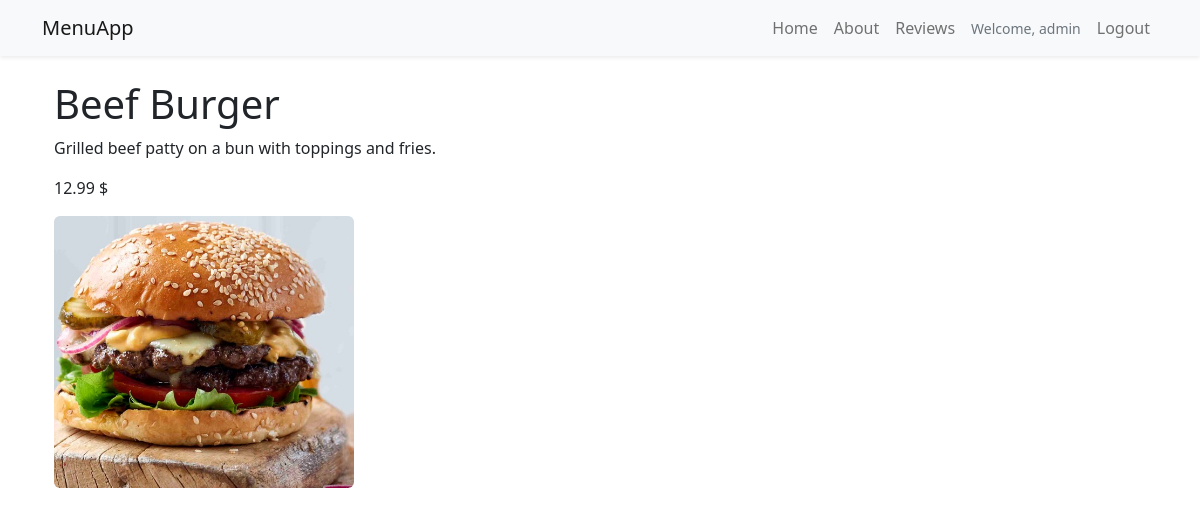
Screenshot of /item/3/ (signed in) with the database file from the repository.
### restaurant_menu/models.py (models this page shows, shortened)
class Item(models.Model):
    meal = models.CharField(max_length=50)
    description = models.CharField(max_length=2000)
    price = models.DecimalField(decimal_places=2, max_digits=6)
    meal_type = models.CharField(choices=MEAL_TYPE)
    author = models.ForeignKey(User, on_delete=models.CASCADE)
    status = models.IntegerField(choices=STATUS, default=1)
    date_created = models.DateTimeField(auto_now_add=True)
    date_updated = models.DateTimeField(auto_now=True)
    image = models.ImageField(upload_to='images/', null=True, blank=True)

### restaurant_menu/views.py (the view)
# urls.py: path('item/<int:pk>/', views.MenuItemDetail.as_view(), name='menu_item'),
class MenuItemDetail(generic.DetailView):
    model = Item
    template_name = 'menu_item_detail.html'

### templates/menu_item_detail.html
{% extends 'base.html' %}
{% block content %}
    <div class="container">
    <h1>{{item.meal}}</h1>
    <p>{{item.description}}</p>
    <p>{{item.price}} $</p>
        <div>
            {% if item.image %}<img src="{{ item.image.url }}" alt="{{ item.meal }}" class="img-fluid rounded" style="max-width: 300px;">
            {% endif %}
</div>
    </div>
{% endblock content%}

### templates/base.html (shortened to what this page needs)
<!DOCTYPE html>
<html lang="en">
<head>
    <link href="https://cdn.jsdelivr.net/npm/bootstrap@5.2.0-beta1/dist/css/bootstrap.min.css" rel="stylesheet"
>
</head>
<body>
<nav class="navbar navbar-expand-lg navbar-light bg-light shadow-sm mb-4">
    <div class="container">
        <a class="navbar-brand" href="{% url 'home' %}">MenuApp</a>
        <div class="collapse navbar-collapse" id="navbarNav">
            <ul class="navbar-nav ms-auto">
                <li class="nav-item">
                    <a class="nav-link" href="{% url 'home' %}">Home</a>
                </li>
                <li class="nav-item">
                    <a class="nav-link" href="{% url 'about' %}">About</a>
                </li>
                <li class="nav-item">
                    <a class="nav-link" href="{% url 'reviews' %}">Reviews</a>
                </li>
                {% if user.is_authenticated %}
                    <li class="nav-item d-flex align-items-center px-2">
                        <span class="text-muted small">Welcome, {{ user.username }}</span>
                    </li>
                    <li class="nav-item">
                        <a class="nav-link" href="{% url 'logout' %}">Logout</a>
                    </li>
                {% endif %}
            </ul>
        </div>
    </div>
</nav>
<div class="container">
    {% block content %}
    {% endblock %}
</div>
</body>
</html>

### rows the page displays
Item: meal "Beef Burger", description "Grilled beef patty on a bun with toppings and fries.", price "12.99", image (picture)

### other values shown
{{ user.username }} "admin"
